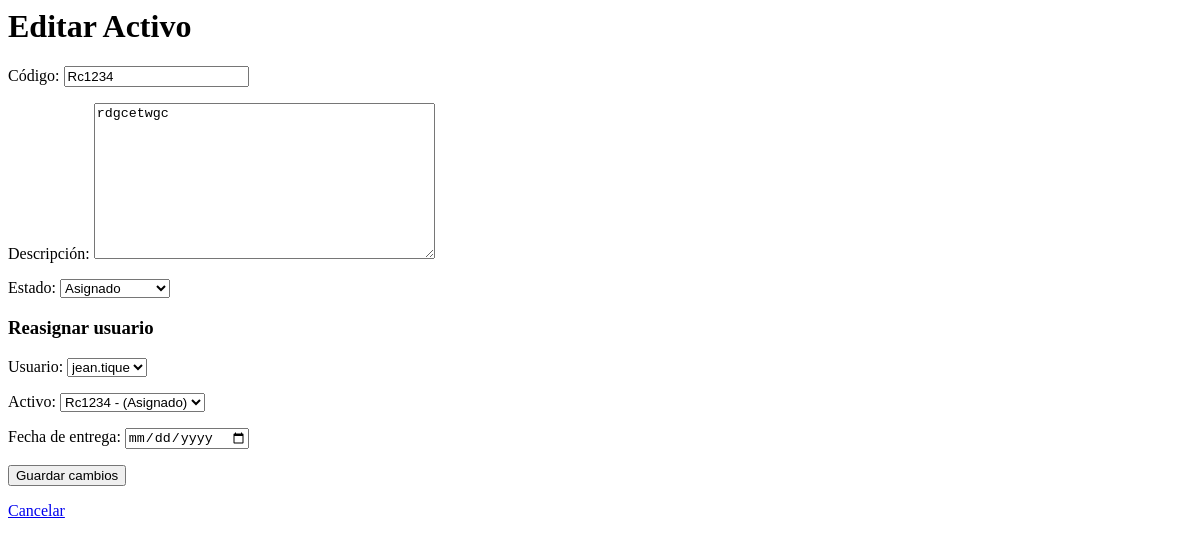
The app's page /activos/activos/25/editar/, older data.
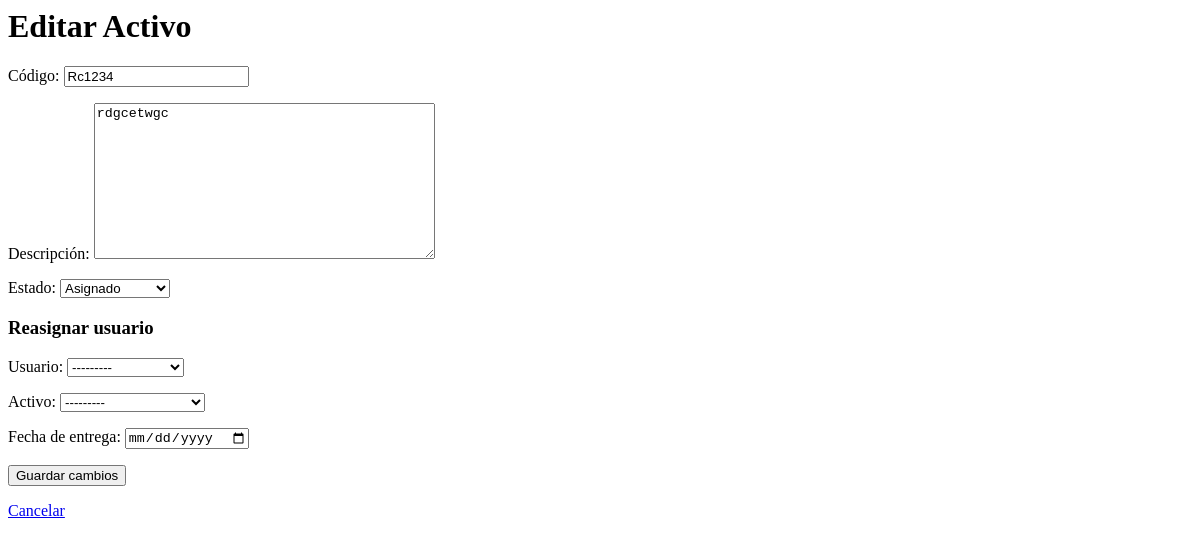
The same page, newer data.
### activos/models.py (models this page shows, shortened)
class Activo(models.Model):
    codigo = models.CharField(max_length=50, unique=True)
    nombre = models.CharField(max_length=100)
    descripcion = models.TextField()
    ESTADOS = [
        ("Disponible", "Disponible"),
        ("Asignado", "Asignado"),
        ("Mantenimiento", "Mantenimiento"),
    ]
    estado = models.CharField(
        max_length=20,
        choices=ESTADOS,
        default="Disponible"
    )
    def __str__(self):
        return f"{self.codigo} - {self.nombre} ({self.estado})"

class Asignacion(models.Model):
    usuario = models.ForeignKey(User, on_delete=models.CASCADE)
    activo = models.ForeignKey(Activo, on_delete=models.CASCADE)
    fecha_entrega = models.DateField(default=timezone.now)

### activos/views.py (the view, shortened to what this page needs)
# urls.py: path("activos/<int:pk>/editar/", ActivoUpdateView.as_view(), name="editar"),
class ActivoUpdateView(UpdateView):
    model = Activo
    form_class = ActivoForm
    template_name = "activos/editar_activo.html"
    success_url = reverse_lazy("activos:lista")
    def get_context_data(self, **kwargs):
        context = super().get_context_data(**kwargs)
        asignacion = Asignacion.objects.filter(activo=self.object).last()
        context["asignacion_form"] = AsignacionForm(instance=asignacion)
        return context

### activos/forms.py
class ActivoForm(forms.ModelForm):
    class Meta:
        model = Activo
        fields = ["codigo", "descripcion", "estado"]
        labels = {
            "codigo": "Código",
            "descripcion": "Descripción",
            "estado": "Estado",
        }

class AsignacionForm(forms.ModelForm):
    class Meta:
        model = Asignacion
        fields = ["usuario", "activo", "fecha_entrega"]
        labels = {
            "usuario": "Usuario",
            "activo": "Activo",
            "fecha_entrega": "Fecha de entrega",
        }
        widgets = {
            "fecha_entrega": forms.DateInput(attrs={"type": "date"})
        }

### activos/templates/activos/editar_activo.html (shortened to what this page needs)
<h1>Editar Activo</h1>
<form method="post">
  {{ form.as_p }}
  <h3>Reasignar usuario</h3>
  {{ asignacion_form.as_p }}
  <button type="submit">Guardar cambios</button>
</form>
<a href="{% url 'activos:lista' %}">Cancelar</a>

Row changes from the older to the newer data that the page shows:
removed Asignacion: usuario "jean.tique", activo "Rc1234 - (Asignado)"
Text that changed along with them:
form field usuario: (not shown) → "---------"
form field activo: (not shown) → "---------"
